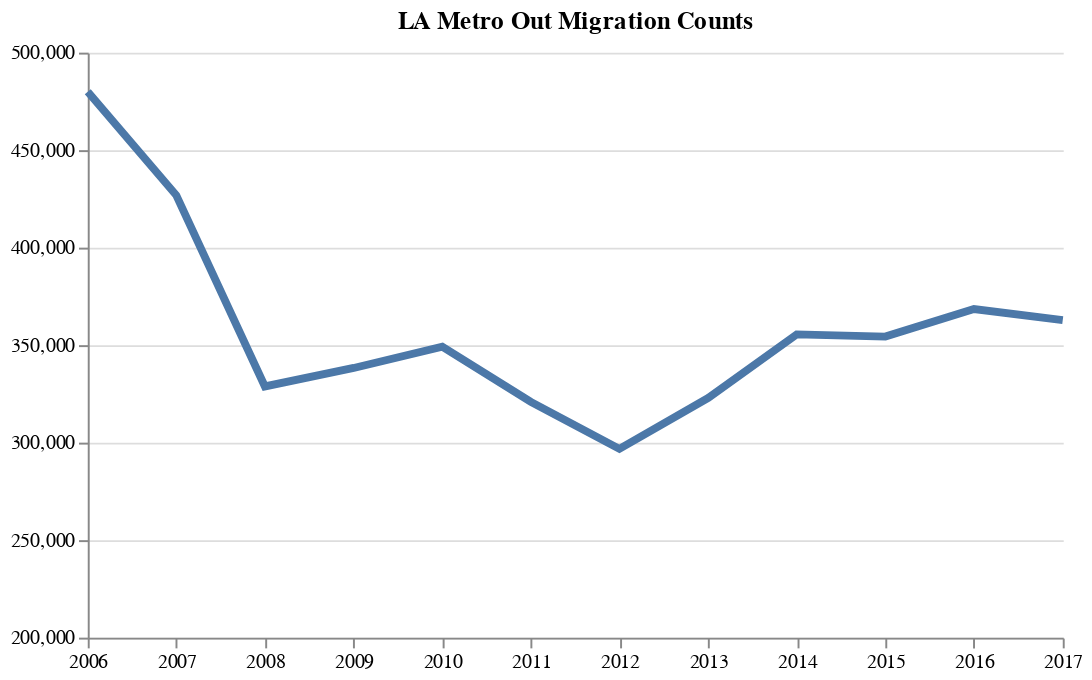

Notebook code cell kept with this figure:
### Code cell
base.mark_line(strokeWidth=4)

### Figure 1 — Vega-Lite specification as saved in the notebook (floating-point values rounded to 4 significant figures)
{"$schema": "https://vega.github.io/schema/vega-lite/v2.6.0.json", "config": {"view": {"height": 300, "strokeWidth": 0, "width": 400}}, "data": {"name": "data-d070b0f315fb30be38d8c5ee8fe95c6a"}, "datasets": {"data-d070b0f315fb30be38d8c5ee8fe95c6a": [{"Count": 479924, "Year": "2006-01-01T00:00:00"}, {"Count": 426846, "Year": "2007-01-01T00:00:00"}, {"Count": 328830, "Year": "2008-01-01T00:00:00"}, {"Count": 338317, "Year": "2009-01-01T00:00:00"}, {"Count": 349199, "Year": "2010-01-01T00:00:00"}, {"Count": 320884, "Year": "2011-01-01T00:00:00"}, {"Count": 296827, "Year": "2012-01-01T00:00:00"}, {"Count": 322914, "Year": "2013-01-01T00:00:00"}, {"Count": 355520, "Year": "2014-01-01T00:00:00"}, {"Count": 354406, "Year": "2015-01-01T00:00:00"}, {"Count": 368511, "Year": "2016-01-01T00:00:00"}, {"Count": 362782, "Year": "2017-01-01T00:00:00"}]}, "encoding": {"x": {"axis": {"grid": false, "labelFlush": false}, "field": "Year", "title": null, "type": "temporal"}, "y": {"field": "Count", "scale": {"domain": [200000, 500000]}, "title": null, "type": "quantitative"}}, "mark": {"strokeWidth": 4, "type": "line"}, "title": "LA Metro Out Migration Counts", "width": 500}
